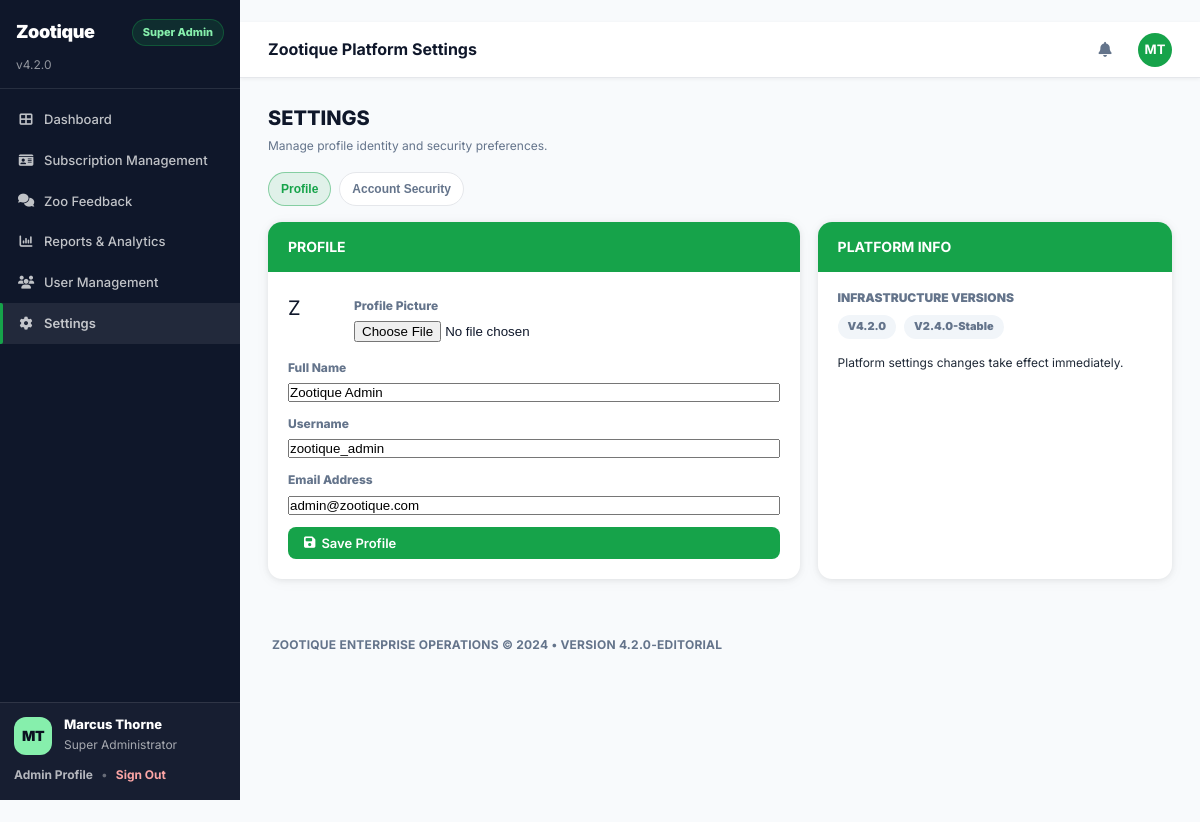
The app's page /zootique-admin/settings (signed in) with its own data.
### models.py (models this page shows, shortened)
class User(db.Model):
    __tablename__ = 'users'
    id = db.Column(db.Integer, primary_key=True)
    email = db.Column(db.String(120), unique=True, nullable=False)
    username = db.Column(db.String(80), unique=True, nullable=True)
    password_hash = db.Column(db.String(256), nullable=False)
    role = db.Column(db.String(50), nullable=False, default='visitor')
    full_name = db.Column(db.String(100))
    zoo_id = db.Column(db.Integer, db.ForeignKey('zoos.id', ondelete="CASCADE"), nullable=True)
    status = db.Column(db.String(20), nullable=False, default='active')  # active|suspended
    profile_image = db.Column(db.String(500), nullable=True)
    created_at = db.Column(db.DateTime, nullable=False, default=datetime.utcnow)
    zoo = db.relationship('Zoo', back_populates='users', lazy=True)
    bookings = db.relationship('Booking', foreign_keys='Booking.user_id', back_populates='user', lazy=True)
    assigned_bookings = db.relationship('Booking', foreign_keys='Booking.assigned_staff_user_id', back_populates='assigned_staff_user', lazy=True)
    booking_payments = db.relationship('BookingPayment', back_populates='payer', lazy=True)
    feedbacks = db.relationship('Feedback', back_populates='user', lazy=True)

### blueprints/zootique_admin/routes.py (the view)
@admin_bp.get('/settings')
def settings():
    user = _current_user()
    if not user:
        return redirect(url_for('auth.login', module_name='zootique_admin'))
    return render_template('zootique_admin/settings.html', user=user)

### blueprints/zootique_admin/routes.py (called while the page is built)
@admin_bp.before_request
def require_zootique_admin():
    if session.get('role') != 'zootique_admin':
        return redirect(url_for('auth.login', module_name='zootique_admin'))
    user_id = session.get('user_id')
    if not user_id:
        session.clear()
        return redirect(url_for('auth.login', module_name='zootique_admin'))
    user = db.session.get(User, int(user_id))
    if not user or (getattr(user, 'status', 'active') or 'active') != 'active':
        session.clear()
        flash('Your account is not active. Please sign in again.', 'error')
        return redirect(url_for('auth.login', module_name='zootique_admin'))

def _current_user() -> User | None:
    user_id = session.get('user_id')
    if not user_id:
        return None
    return db.session.get(User, user_id)

### templates/zootique_admin/settings.html (shortened to what this page needs)
﻿{% extends "base.html" %}
{% block page_title %}Zootique Platform Settings{% endblock %}
{% block content %}
<div class="page-subheader" style="margin-bottom:16px;">
    <div class="ps-left">
        <h2>SETTINGS</h2>
        <p>Manage profile identity and security preferences.</p>
    </div>
</div>
<div data-sa-settings>
    <div class="sa-tabs" style="margin-bottom:16px;">
        <button class="sa-tab is-active" type="button" data-sa-settings-tab="profile">Profile</button>
        <button class="sa-tab" type="button" data-sa-settings-tab="security">Account Security</button>
    </div>
    <div data-sa-settings-panel="profile">
        <div class="two-col" style="grid-template-columns: 1.2fr 0.8fr;">
            <div class="card-panel">
                <div class="card-header"><h2>PROFILE</h2></div>
                <div class="card-body">
                    <form method="post" action="{{ url_for('zootique_admin.update_profile') }}" enctype="multipart/form-data" style="display:flex; flex-direction:column; gap:12px;">
                        <div style="display:flex; align-items:center; gap:12px;">
                            {% if user.profile_image %}
                                <img src="{{ url_for('uploaded_file', filename=user.profile_image) }}" alt="Profile" style="width:54px; height:54px; border-radius:50%; object-fit:cover; border:2px solid var(--border-light);">
                            {% else %}
                                <div class="avatar" style="width:54px; height:54px; font-size:20px;">{{ (user.full_name or 'U')[0]|upper }}</div>
                            {% endif %}
                            <div style="flex:1;">
                                <label style="display:block; font-size:12px; font-weight:800; color:var(--text-muted); margin-bottom:6px;">Profile Picture</label>
                                <input type="file" name="profile_picture" accept="image/*" style="width:100%;">
                            </div>
                        </div>
                        <div>
                            <label style="display:block; font-size:12px; font-weight:800; color:var(--text-muted); margin-bottom:6px;">Full Name</label>
                            <input type="text" name="full_name" value="{{ user.full_name or '' }}" style="width:100%;">
                        </div>
                        <div>
                            <label style="display:block; font-size:12px; font-weight:800; color:var(--text-muted); margin-bottom:6px;">Username</label>
                            <input type="text" name="username" value="{{ user.username or '' }}" style="width:100%;">
                        </div>
                        <div>
                            <label style="display:block; font-size:12px; font-weight:800; color:var(--text-muted); margin-bottom:6px;">Email Address</label>
                            <input type="email" name="email" value="{{ user.email }}" style="width:100%;">
                        </div>
                        <button type="submit" class="btn btn-primary"><i class="fa-solid fa-floppy-disk"></i> Save Profile</button>
                    </form>
                </div>
            </div>
            <div class="card-panel">
                <div class="card-header"><h2>PLATFORM INFO</h2></div>
                <div class="card-body" style="padding-top:0;">
                    <div style="margin-top:16px; font-size:12px; color:var(--text-muted); font-weight:900;">INFRASTRUCTURE VERSIONS</div>
                    <div style="margin-top:8px; display:flex; gap:8px; flex-wrap:wrap;">
                        <span class="badge" style="background:var(--border-light); color:var(--text-muted); font-weight:900;">v4.2.0</span>
                        <span class="badge" style="background:var(--border-light); color:var(--text-muted); font-weight:900;">v2.4.0-stable</span>
                    </div>
                    <div style="margin-top:14px; font-size:12px; color:var(--text-secondary);">
                        Platform settings changes take effect immediately.
                    </div>
                </div>
            </div>
        </div>
    </div>
</div>
{% endblock %}

### static/css/style.css (style rules this page uses)
:root { --sidebar-bg: #1a3024; --sidebar-hover: rgba(255,255,255,0.10); --sidebar-active: rgba(255,255,255,0.15); --sidebar-border: rgba(255,255,255,0.08); --sidebar-width: 220px; --primary: #1a5c35; --primary-dark: #14452a; --primary-light: #e8f5ee; --accent: #e67e22; --accent-hover: #d35400; --success: #16a34a; --success-bg: #dcfce7; --warning: #d97706; --warning-bg: #fef3c7; --danger: #dc2626; --danger-bg: #fee2e2; --info: #2563eb; --info-bg: #dbeafe; --purple: #7c3aed; --purple-bg: #ede9fe; --orange: #ea580c; --orange-bg: #ffedd5; --bg: #f0f2f0; --surface: #ffffff; --border: #e5e7eb; --border-light: #f3f4f6; --text: #111827; --text-secondary: #374151; --text-muted: #6b7280; --text-light: #9ca3af; --radius: 10px; --radius-lg: 14px; --shadow: 0 1px 6px rgba(0,0,0,0.08), 0 2px 16px rgba(0,0,0,0.04); --shadow-md: 0 4px 20px rgba(0,0,0,0.10); --transition: 0.2s ease; }
body.superadmin { --sidebar-bg: #0f172a; --sidebar-hover: rgba(255,255,255,0.08); --sidebar-active: rgba(255,255,255,0.10); --sidebar-border: rgba(255,255,255,0.10); --sidebar-width: 240px; --primary: #16a34a; --primary-dark: #15803d; --primary-light: #dcfce7; --accent: #16a34a; --accent-hover: #15803d; --bg: #f8fafc; --surface: #ffffff; --border: #e5e7eb; --border-light: #f1f5f9; --text: #0f172a; --text-secondary: #1f2937; --text-muted: #64748b; --text-light: #94a3b8; }
.sa-tabs { display: flex; gap: 8px; flex-wrap: wrap; }
.sa-tab { border: 1px solid var(--border); background: #ffffff; color: var(--text-muted); padding: 9px 12px; border-radius: 999px; font-weight: 900; font-size: 12px; cursor: pointer; transition: background var(--transition), border-color var(--transition), color var(--transition); }
.sa-tab.is-active { border-color: rgba(22, 163, 74, 0.45); background: rgba(22, 163, 74, 0.10); color: var(--primary); }
*, *::before, *::after { box-sizing: border-box; margin: 0; padding: 0; }
body { font-family: 'Inter', system-ui, sans-serif; background: var(--bg); color: var(--text); font-size: 14px; line-height: 1.6; overflow-x: hidden; }
.card-panel { background: var(--surface); border-radius: var(--radius-lg); box-shadow: var(--shadow); overflow: hidden; margin-bottom: 20px; }
.card-header { background: var(--primary); padding: 14px 20px; display: flex; align-items: center; justify-content: space-between; }
.card-header h2 { font-size: 14px; font-weight: 700; color: #ffffff; margin: 0; }
.card-body { padding: 20px; }
.two-col { display: grid; grid-template-columns: 1.6fr 1fr; gap: 18px; margin-bottom: 20px; }
.badge { display: inline-flex; align-items: center; gap: 4px; padding: 3px 10px; border-radius: 20px; font-size: 11px; font-weight: 700; text-transform: capitalize; white-space: nowrap; }
.btn { display: inline-flex; align-items: center; gap: 6px; padding: 8px 16px; border-radius: 8px; font-size: 13px; font-weight: 600; font-family: inherit; cursor: pointer; border: none; transition: all var(--transition); text-decoration: none; white-space: nowrap; }
.btn-primary { background: var(--primary); color: #fff; }
.page-subheader { display: flex; align-items: flex-start; justify-content: space-between; margin-bottom: 20px; flex-wrap: wrap; gap: 12px; }
.page-subheader .ps-left h2 { font-size: 20px; font-weight: 800; color: var(--text); margin-bottom: 2px; }
.page-subheader .ps-left p { font-size: 12px; color: var(--text-muted); }

### records on screen
User: full_name "Z", full_name "Zootique Admin", username "zootique_admin", email "admin@zootique.com"
